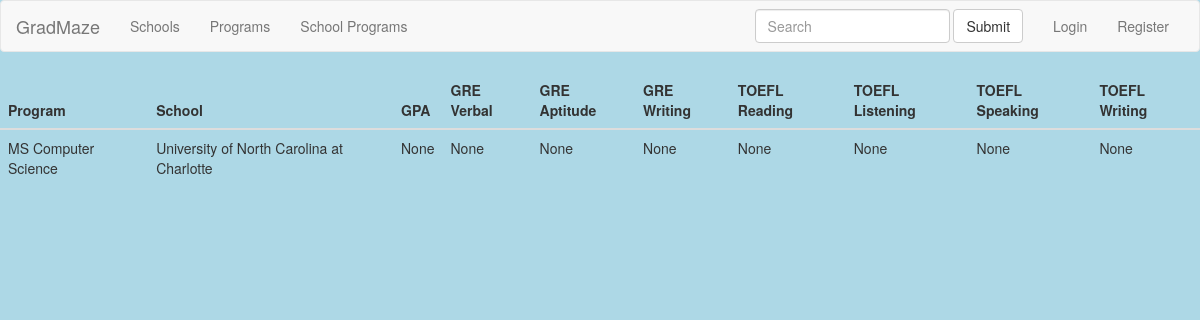
The page /GradMaze/schoolprogram/1 on the database its author committed.
### main/models.py (models this page shows, shortened)
class SchoolProgram(models.Model):
    school = models.ForeignKey(School)
    program = models.ForeignKey(Program)
    greverbal = models.IntegerField(null=True)
    greapti = models.IntegerField(null=True)
    grewriting = models.IntegerField(null=True)
    toeflreading = models.IntegerField(null=True)
    toefllistening = models.IntegerField(null=True)
    toeflspeaking = models.IntegerField(null=True)
    toeflwriting = models.IntegerField(null=True)
    gpa = models.FloatField( null=True)

class Program(models.Model):
    name = models.CharField(max_length=50)
    level = models.CharField(max_length=50)  # Masters/PhD/PSM
    school_level = models.CharField(max_length=50) # Graduate vs Undergraduate
    greverbal = models.IntegerField(null=True)
    greapti = models.IntegerField(null=True)
    grewriting = models.IntegerField(null=True)
    toeflreading = models.IntegerField(null=True)
    toefllistening = models.IntegerField(null=True)
    toeflspeaking = models.IntegerField(null=True)
    toeflwriting = models.IntegerField(null=True)
    gpa = models.FloatField(null=True)
    def __str__(self):
        return str(self.level) + " " + str(self.name)

class School(models.Model):
    name = models.CharField(max_length=50)
    abbr = models.CharField(max_length=5, null=True)
    greverbal = models.IntegerField( null=True)
    greapti = models.IntegerField( null=True)
    grewriting = models.IntegerField(null=True)
    toeflreading = models.IntegerField(null=True)
    toefllistening = models.IntegerField(null=True)
    toeflspeaking = models.IntegerField(null=True)
    toeflwriting = models.IntegerField(null=True)
    gpa = models.FloatField( null=True)
    def __str__(self):
        return str(self.name)

### main/views.py (the view)
# urls.py: url(r'^schoolprogram/(?P<pk>\d+)$', views.DetailSchoolProgramFromSP.as_view(), name='school-ancher-list'),
class DetailSchoolProgramFromSP(DetailView):
    model = SchoolProgram
    template_name = 'school_program_ancher_list.html'

### templates/school_program_ancher_list.html (shortened to what this page needs)
{% extends "base.html" %}
{% block content %}
    <div class="table-responsive">
        <table class="table">
            <thead>
            <tr>
                <th>Program</th>
                <th>School</th>
                <th>GPA</th>
                <th>GRE Verbal</th>
                <th>GRE Aptitude</th>
                <th>GRE Writing</th>
                <th>TOEFL Reading</th>
                <th>TOEFL Listening</th>
                <th>TOEFL Speaking</th>
                <th>TOEFL Writing</th>
            </tr>
            </thead>
            <tbody>
            <tr>
                <td>{{ schoolprogram.program }}</td>
                <td>{{ schoolprogram.school }}</td>
                <td>{{ schoolprogram.gpa }}</td>
                <td>{{ schoolprogram.greverbal }}</td>
                <td>{{ schoolprogram.greapti }}</td>
                <td>{{ schoolprogram.grewriting }}</td>
                <td>{{ schoolprogram.toeflreading}}</td>
                <td>{{ schoolprogram.toefllistening}}</td>
                <td>{{ schoolprogram.toeflspeaking}}</td>
                <td>{{ schoolprogram.toeflwriting}}</td>
            </tr>
            </tbody>
        </table>
    </div>
{% endblock %}

### static/css/base.css (style rules this page uses)
html body { background-color: lightblue; }

### rows shown on the page
SchoolProgram: program "MS Computer Science", school "University of North Carolina at Charlotte", gpa "None", greverbal "None", greapti "None", grewriting "None", toeflreading "None", toefllistening "None", toeflspeaking "None", toeflwriting "None"
